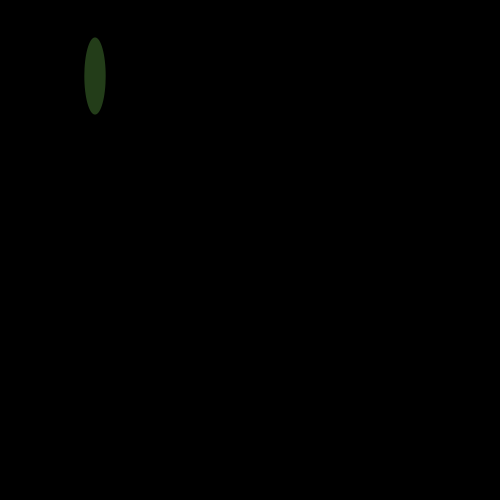
Frame 1 (no input)
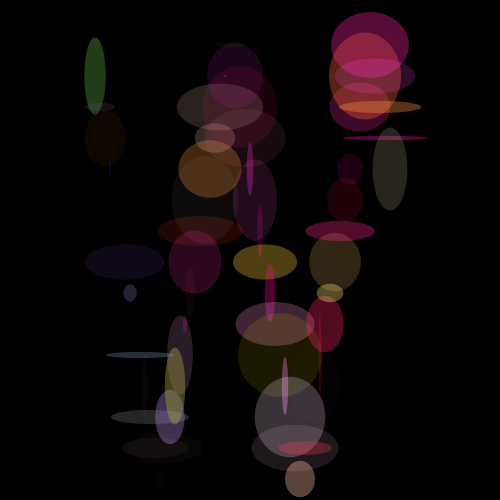
Frame 60 (the mouse pressed at the canvas centre just before this capture)
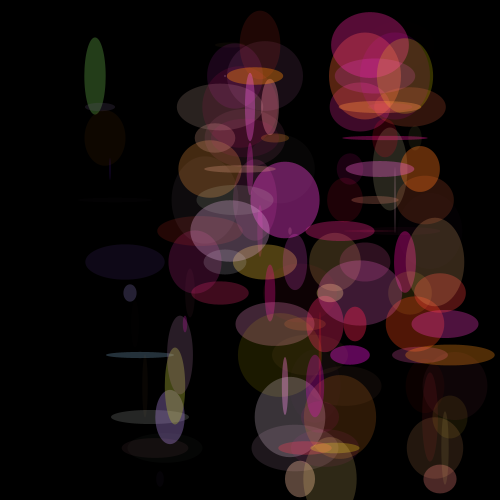
Frame 120 (the mouse held since frame 60 and released just before this capture)

The Processing sketch that drew these frames (run headless with seeded random() and noise(); from frame 60 on, the mouse is pressed at the canvas centre):

// Processing sketch: processing_24003
// ── processing_24003.pde

float a;
float y;
float aspeed = +5;
float yspeed = -31;

void setup(){
  size(500,500);
  background(0);
  a=90;
  y=45;
 
}

void draw(){
  
  if(y >= 500-45){
    yspeed = yspeed * -1;
  }
  
  if (y<=0+45){
  yspeed = yspeed * -1;
}

if(a >= 500-45){
    aspeed = aspeed * -1;
  }
  
  if (a<=0+45){
  aspeed = aspeed * -1;
}
  
  a= a + aspeed; 
  y= y + yspeed;
  noStroke();
  fill(a,random(255),random(255),random(100));
  ellipse(a,y,random(90),random(90));

}

                
                
